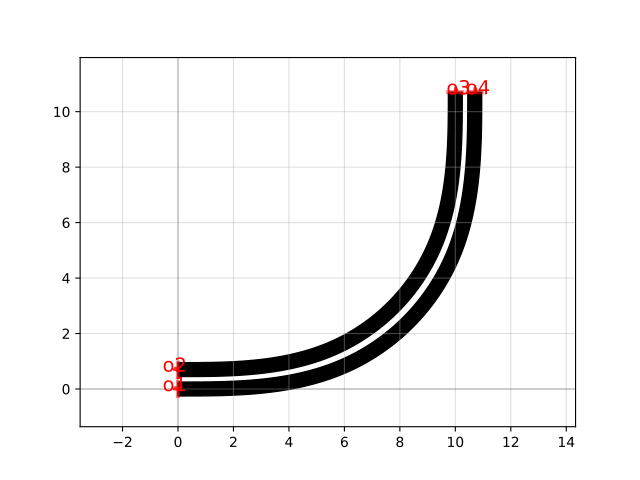

The Python source for this figure:
import gdsfactory as gf

c = gf.components.coupler90bend(radius=10.0, gap=0.2)
c.plot()
